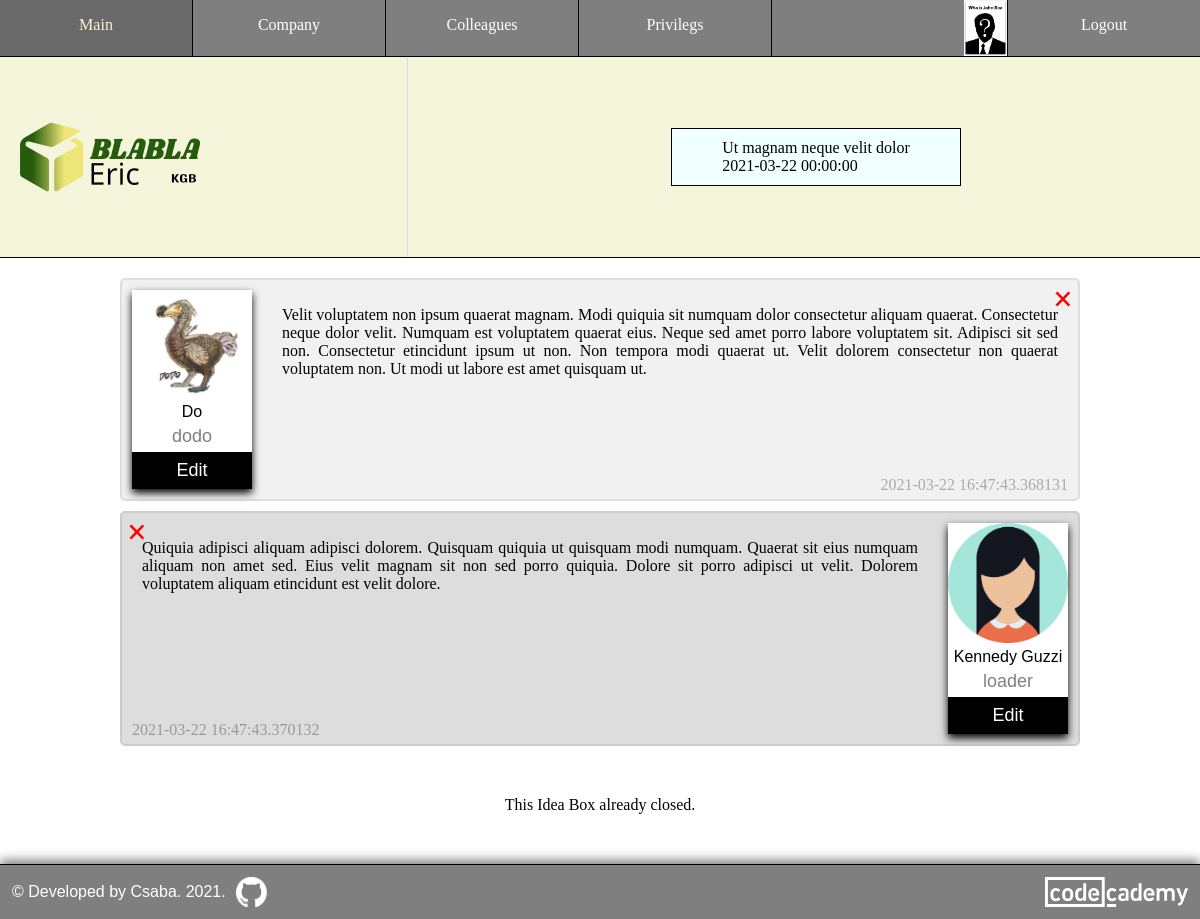
Before: /idea_box/1 (signed in) with the older database file.
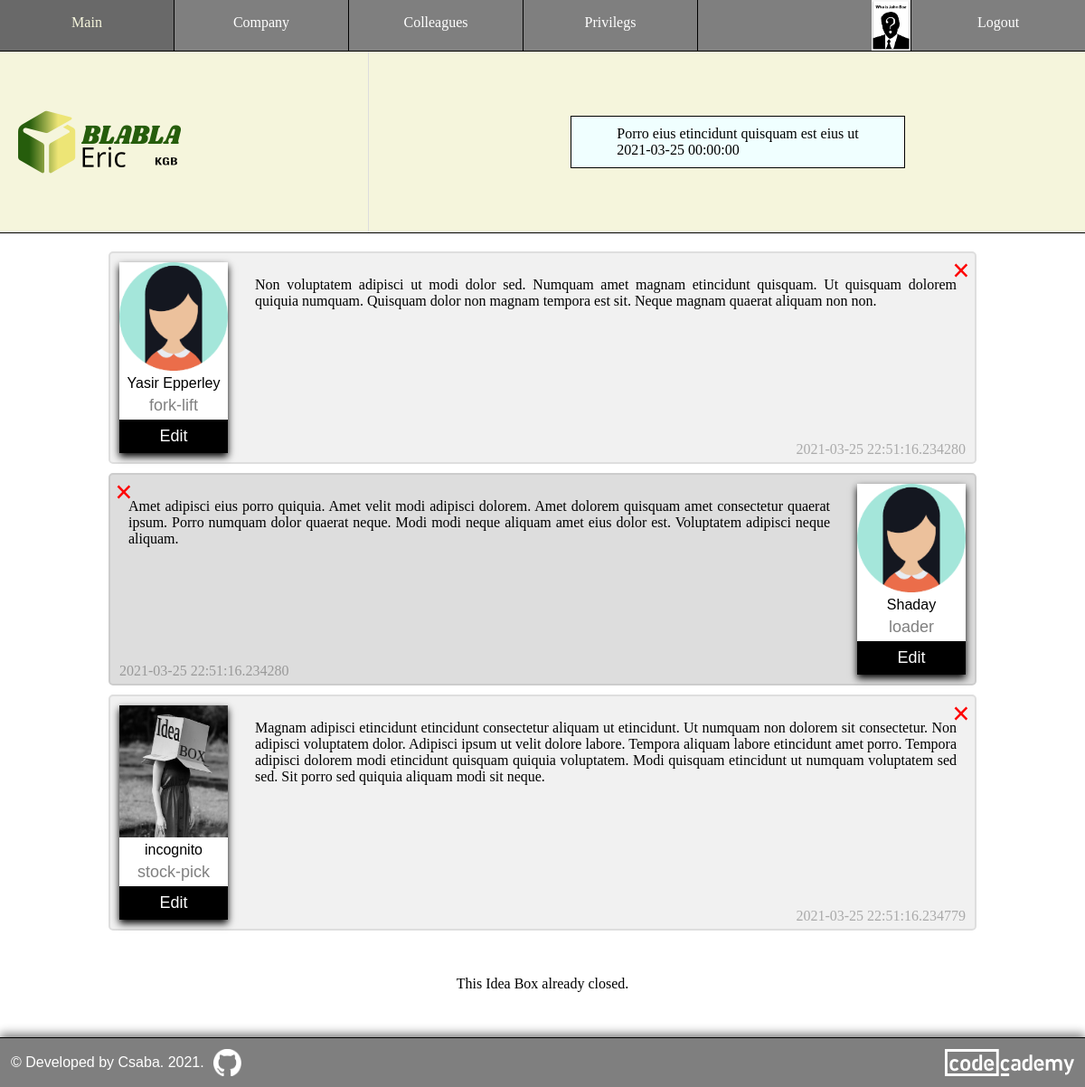
After: the same page with the newer database file.
### models.py (models this page shows, shortened)
class Colleagues(db.Model, UserMixin):
    id = db.Column(db.Integer, primary_key = True)
    user_name = db.Column(db.String(32), unique = True, index = True)
    email = db.Column(db.String(128), unique = True, index = True)
    confirmed = db.Column(db.Integer, unique = False, default = 0)
    first_name = db.Column(db.String(32), nullable = False, index = True)
    last_name = db.Column(db.String(64), nullable = False, index = True)
    avatar = db.Column(db.String(8), nullable = True)
    position = db.Column(db.String(2048), index = True)
    password_hash = db.Column(db.String(128))
    company_id = db.Column(db.Integer, db.ForeignKey("company.id"))
    ideas = db.relationship(
        "Ideas",
        backref = "colleague",
        lazy = "dynamic",
        cascade = "all, delete, delete-orphan"  # cascading deletion
    )
    admin = db.relationship(
        "Admins",
        backref = "colleague",
        lazy = "dynamic",
        cascade = "all, delete, delete-orphan"  # cascading deletion
    )

class Boxes(db.Model):
    id = db.Column(db.Integer, primary_key = True)
    name = db.Column(db.String(128), unique = True, index = True)
    description = db.Column(db.String(16384), index = True)
    create_at = db.Column(db.DateTime, index = True, default = datetime.utcnow)
    close_at = db.Column(db.String(128), index = True, default = datetime.utcnow)
    admin_id = db.Column(db.Integer, db.ForeignKey("admins.id"))
    ideas = db.relationship(
        "Ideas",
        backref = "box",
        lazy = "dynamic",
        cascade = "all, delete, delete-orphan"  # cascading deletion
    )

class Ideas(db.Model):
    id = db.Column(db.Integer, primary_key = True)
    idea = db.Column(db.String(32768), index = True)
    sign = db.Column(db.String(128))
    create_at = db.Column(db.DateTime, index = True, default = datetime.utcnow)
    box_id = db.Column(db.Integer, db.ForeignKey("boxes.id"))
    colleague_id = db.Column(db.Integer, db.ForeignKey("colleagues.id"))

### routes.py (the view)
@app.route("/idea_box/<int:id>", methods = ["GET", "POST"])
@login_required
def idea_box(id):
    idea_box = get_idea_box(id, current_user)
    if not idea_box:
        return unathorized("You cannot to view this Idea Box.", "error")
    if is_auth_box(current_user):
        current_user.is_admin = True
    idea_box.Boxes.is_open = is_open(idea_box.Boxes.close_at)
    ideas = Ideas.query.filter(Ideas.box_id == id).all()
    for idea in ideas:
        colleague = Colleagues.query.get(idea.colleague_id)
        idea.avatar = get_avatar(colleague)
        idea.position = colleague.position
    return render_template(
        "idea_box.html",
        update_box = is_auth_box(current_user),      # to add edit icon to authorized admin
        box = idea_box.Boxes,
        ideas = ideas,
        change_logo = is_auth_company(current_user), # to add click event to change logo for authorized admin
        logo = get_logo(current_user),
        nav = get_nav(current_user)
    )

### date.py (called while the page is built)
def str_to_date(str, format="%Y-%m-%d"):
    if type(str) == datetime:
        str = datetime.strftime(str, format)
    return datetime.strptime(str[ : 10], format)

def add_day(date, day):
    return date + timedelta(days = day)

def is_open(str_date):
    close_at = add_day(str_to_date(str_date), 1)
    return close_at > datetime.now()

### helper.py (called while the page is built)
def get_admin(current_user):
    admin = Admins.query.filter(Admins.colleague_id == current_user.id).first()
    if not admin:
        admin = instatiate_admin(False)
    return admin

def is_auth_company(current_user):
    admin = get_admin(current_user)
    if not admin.update_company:
        return False
    return True

def is_auth_colleague(current_user, colleague=None):
    if not colleague:
        colleague = current_user
    admin = get_admin(current_user)
    if not admin.update_colleague:
        return False
    if current_user.company_id != colleague.company_id:
        return False
    return True

def is_auth_box(current_user):
    admin = get_admin(current_user)
    if not admin.update_box:
        return False
    return True

### models.py (called while the page is built)
@login_manager.user_loader
def load_colleague(id):
    return Colleagues.query.get(int(id))

### templates/idea_box.html (shortened to what this page needs)
{% extends "base.html" %}
{% block css %}
<link rel="stylesheet" href="{{ url_for('static', filename = 'style/create_box.css') }} " />
<link rel="stylesheet" href="{{ url_for('static', filename = 'style/idea_box.css') }} " />
{% endblock css %}
{% block header_left %}
    {% include 'component/logo.html' %}
{% endblock header_left %}
{% block header_right %}
    {% include 'component/idea_box_preview.html' %}
{% endblock header_right %}
{% block content %}
<main class="idea_box">
    <section class="ideas">
        {% for idea in ideas %}
            <div class="idea{{' darker' if loop.index % 2 == 0}}">
                <div class="avatar_card {{'right' if loop.index % 2 == 0}}">
                    <img
                    src="{{ url_for('static', filename = '/avatars/' + idea.avatar if idea.sign != 'incognito' else '/avatars/incognito-cut.svg') }}"
                    alt="{{idea.sign}}'s avatar"
                    />
                    <p>{{idea.sign}}</p>
                    <p class="position">{{idea.position}}</p>
                    <div class="edit_button">
                        {% if (idea.colleague_id == current_user.id and box.is_open) or current_user.is_admin %}
                        <button onclick="window.location = '/create_idea/{{box.id}}/{{idea.id}}';">Edit</button>
                        {% endif %}
                    </div>
                </div>
                {% if (idea.colleague_id == current_user.id and box.is_open) or current_user.is_admin  %}
                <div class="delete delete_{{'left' if loop.index % 2 == 0 else 'right'}}">
                    <a title="Delete this idea" onclick="window.location = '/delete_idea/{{idea.id}}';" >
                        <span>&times;</span>
                    </a>
                </div>
                {% endif %}
                <div class="speech_container">
                    <p class="speech" data-idea="{{idea.idea}}">{{idea.idea}}</p>
                </div>
                <div class="time_{{'left' if loop.index % 2 == 0 else 'right'}}">
                    <span class="date">{{idea.create_at}}</span>
                </div>
            </div>
        {% endfor %}
    </section>
    {% if box.is_open %}
    <div class="button">
        <a href="/create_idea/{{box.id}}/0" title="Click to Share Your Idea">Share my Idea</a>
    </div>
    {% else %}
    <div class="center">
        <p>This Idea Box already closed.</p>
    </div>
    {% endif %}
</main>
{% endblock content %}

### templates/base.html (shortened to what this page needs)
<html>
    <head>
        <link rel="stylesheet" href="{{ url_for('static', filename = 'style/base.css') }} " />
        <link rel="stylesheet" href="{{ url_for('static', filename = 'style/common.css') }} " />
        {% block css %}{% endblock css %}
        <link rel="stylesheet" href="{{ url_for('static', filename = 'style/footer.css') }} " />
    </head>
    <body>
        <nav>
            <div class="left-nav">
                {% for menu, path in nav["left"].items() %}
                <a href="{{ path }}">{{ menu }}</a>
                {% endfor %}
            </div>
            <div class="right-nav">
                {% for menu, path in nav["right"].items() %}
                    {% if current_user.get_id() and path == "/profile" %}
                    <a id="avatar" href="/profile/{{ current_user.id }}" title="Your profile" >
                        {% if current_user.avatar %}
                        <img src="{{ url_for('static', filename = '/avatars/') }}{{ current_user.id }}.{{ current_user.avatar }}" />
                        {% else %}
                        <img src="{{ url_for('static', filename = '/avatars/default.png') }}" />
                        {% endif %}
                    </a>
                    {% else %}
                    <a href="{{ path }}">{{ menu }}</a>
                    {% endif %}
                {% endfor %}
            </div>
        </nav>
        <header>
            <div class="header_left">
                <div>
                    {% block header_left %}
                    {% endblock header_left %}
                </div>
            </div>
            <div class="header_right">
                <div>
                    {% block header_right %}
                    {% endblock header_right %}
                </div>
            </div>
        </header>
        {% block content %}
        {% endblock content %}
        <footer>
            <div id="copiright">
                &copy; Developed by Csaba. <span id="developed">   2021</span><span id="presentYear">.</span>
            </div>
            <div id="github_icon">
                <a href="https://github.com/lendoo73/my_idea_boxes" target="_blank" title="Code on GitHub" >
                    <img src="{{ url_for('static', filename = 'images/github_logo.png') }}" />
                </a>
            </div>
            <div>
                <a href="https://www.codecademy.com/profiles/lendoo" target="_blank">
                    <img id="codecademy_logo" src="{{ url_for('static', filename = 'images/codecademy-white.svg') }}" alt="CodeCademy logo" />
                </a>
            </div>
        </footer>
    </body>
</html>

### templates/component/idea_box_preview.html (shortened to what this page needs)
<section class="idea_box">
    <div id="header_container">{{box.name}}</div>
    <div id="close_at_container">{{box.close_at}}</div>
</section>

Changed rows visible on the page:
no longer on this page (row edited): Ideas: shows a picture, sign "Do", position "dodo", idea "Velit voluptatem non ipsum quaerat magnam. Modi quiquia sit numquam dolor consectetur aliquam quaerat. Consectetur neque dolor velit. Numquam est voluptatem quaerat eius. Neque sed amet porro labore voluptatem sit. Adipisci sit sed non. Consectetur etincidunt ipsum ut non. Non tempora modi quaerat ut. Velit dolorem consectetur non quaerat voluptatem non. Ut modi ut labore est amet quisquam ut.", create_at "2021-03-22 16:47:43.368131"
no longer on this page (row edited): Ideas: sign "Kennedy Guzzi", position "loader", idea "Quiquia adipisci aliquam adipisci dolorem. Quisquam quiquia ut quisquam modi numquam. Quaerat sit eius numquam aliquam non amet sed. Eius velit magnam sit non sed porro quiquia. Dolore sit porro adipisci ut velit. Dolorem voluptatem aliquam etincidunt est velit dolore.", create_at "2021-03-22 16:47:43.370132"
changed Boxes: name "Ut magnam neque velit dolor" → "Porro eius etincidunt quisquam est eius ut"; close_at "2021-03-22 00:00:00" → "2021-03-25 00:00:00"
now on this page (row edited): Ideas: sign "Yasir Epperley", position "fork-lift", idea "Non voluptatem adipisci ut modi dolor sed. Numquam amet magnam etincidunt quisquam. Ut quisquam dolorem quiquia numquam. Quisquam dolor non magnam tempora est sit. Neque magnam quaerat aliquam non non.", create_at "2021-03-25 22:51:16.234280"
now on this page (row edited): Ideas: sign "Shaday", position "loader", idea "Amet adipisci eius porro quiquia. Amet velit modi adipisci dolorem. Amet dolorem quisquam amet consectetur quaerat ipsum. Porro numquam dolor quaerat neque. Modi modi neque aliquam amet eius dolor est. Voluptatem adipisci neque aliquam.", create_at "2021-03-25 22:51:16.234280"
now on this page (row edited): Ideas: sign (picture), sign "incognito", position "stock-pick", idea "Magnam adipisci etincidunt etincidunt consectetur aliquam ut etincidunt. Ut numquam non dolorem sit consectetur. Non adipisci voluptatem dolor. Adipisci ipsum ut velit dolore labore. Tempora aliquam labore etincidunt amet porro. Tempora adipisci dolorem modi etincidunt quisquam quiquia voluptatem. Modi quisquam etincidunt ut numquam voluptatem sed sed. Sit porro sed quiquia aliquam modi sit neque.", create_at "2021-03-25 22:51:16.234779"
